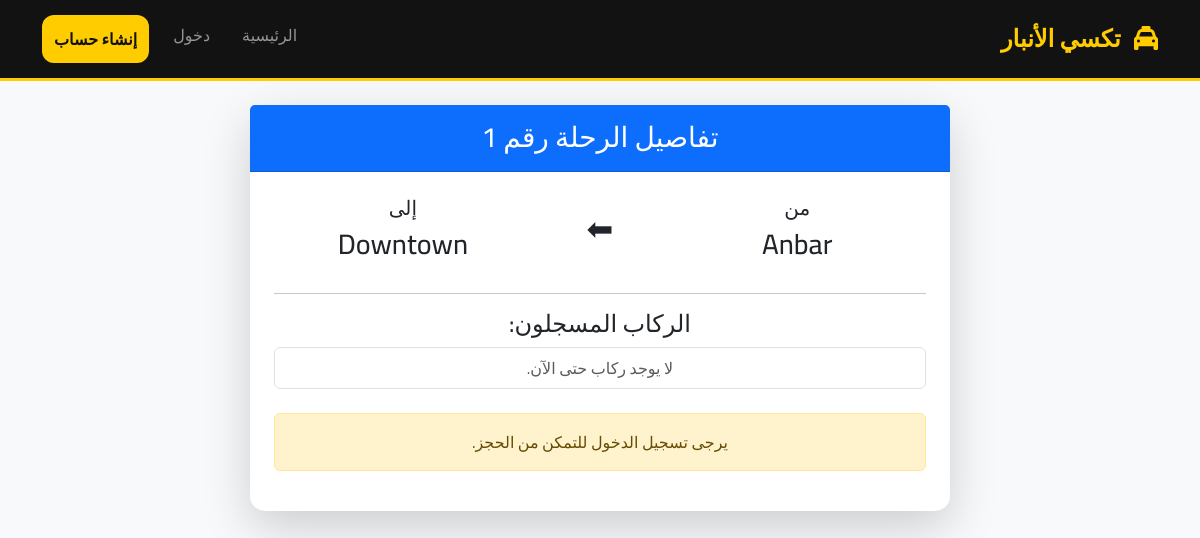
The page /1 on the database its author committed.
### routes/models.py (models this page shows, shortened)
class Route(models.Model):
    origin = models.ForeignKey(Station, on_delete=models.CASCADE, related_name="departures")
    destination = models.ForeignKey(Station, on_delete=models.CASCADE, related_name="arrivals")
    duration = models.IntegerField()
    passengers = models.ManyToManyField(User, blank=True, related_name="booked_routes")
    driver_name = models.CharField(max_length=64, default="سائق تكسي")
    driver_phone = models.CharField(max_length=15, default="0770")

class Station(models.Model):
    code = models.CharField(max_length=3)
    name = models.CharField(max_length=64)

### routes/views.py (the view)
# urls.py: path("<int:route_id>", views.route, name="route"),
def route(request, route_id):
    route = get_object_or_404(Route, pk=route_id)
    return render(request, "routes/route.html", {
        "route": route,
        "passengers": route.passengers.all(),
        "is_booked": route.passengers.filter(id=request.user.id).exists() if request.user.is_authenticated else False
    })

### templates/routes/route.html
{% extends "layout.html" %}
{% block body %}
    <div class="card shadow-lg mx-auto" style="max-width: 700px;">
        <div class="card-header bg-primary text-white text-center py-3">
            <h3 class="mb-0">تفاصيل الرحلة رقم {{ route.id }}</h3>
        </div>
        <div class="card-body p-4 text-center">
            <div class="row mb-4">
                <div class="col-5">
                    <h5>من</h5>
                    <h3>{{ route.origin.name }}</h3>
                </div>
                <div class="col-2 align-self-center"><h2>⬅</h2></div>
                <div class="col-5">
                    <h5>إلى</h5>
                    <h3>{{ route.destination.name }}</h3>
                </div>
            </div>
            <hr>
            <h4>الركاب المسجلون:</h4>
            <ul class="list-group mb-4">
                {% for passenger in passengers %}
                    <li class="list-group-item">{{ passenger.username }}</li>
                {% empty %}
                    <li class="list-group-item text-muted">لا يوجد ركاب حتى الآن.</li>
                {% endfor %}
            </ul>
            {% if user.is_authenticated %}
                {% if is_booked %}
                    <form action="{% url 'unbook' route.id %}" method="post">
                        {% csrf_token %}
                        <button type="submit" class="btn btn-danger btn-lg w-100">إلغاء حجز مقعدي</button>
                    </form>
                {% else %}
                    <form action="{% url 'book' route.id %}" method="post">
                        {% csrf_token %}
                        <button type="submit" class="btn btn-success btn-lg w-100">حجز مقعد الآن</button>
                    </form>
                {% endif %}
            {% else %}
                <div class="alert alert-warning">يرجى تسجيل الدخول للتمكن من الحجز.</div>
            {% endif %}
        </div>
    </div>
{% endblock %}

### templates/layout.html (style rules this page uses)
:root { --taxi-yellow: #ffcc00; --taxi-dark: #121212; --taxi-gray: #f8f9fa; }
body { font-family: 'Cairo', sans-serif; background-color: var(--taxi-gray); color: var(--taxi-dark); padding-bottom: 70px; }
.card { border: none; border-radius: 15px; box-shadow: 0 4px 6px rgba(0,0,0,0.05); transition: transform 0.2s; }

### rows shown on the page
Route: id "1", origin.name "Anbar", destination.name "Downtown"
